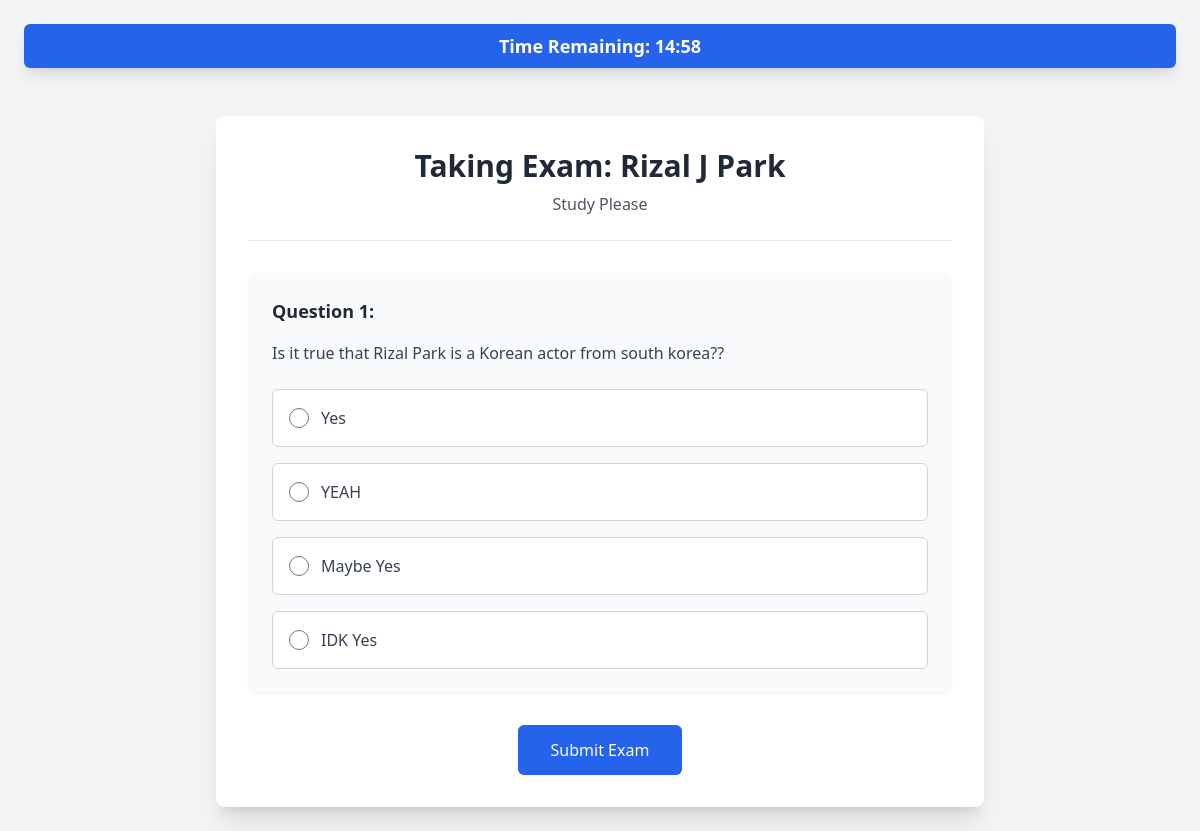
The app's page /student/take_exam.php?exam_id=15 (signed in) with its own data.
### tables this page shows
CREATE TABLE `exams` (
  `id` int(11) NOT NULL,
  `title` varchar(100) NOT NULL,
  `description` text DEFAULT NULL,
  `duration_minutes` int(11) NOT NULL,
  `due_date` date DEFAULT NULL,
  `created_by` int(11) DEFAULT NULL,
  `created_at` timestamp NOT NULL DEFAULT current_timestamp()
);

CREATE TABLE `questions` (
  `id` int(11) NOT NULL,
  `exam_id` int(11) NOT NULL,
  `question_text` text NOT NULL,
  `option_a` text NOT NULL,
  `option_b` text NOT NULL,
  `option_c` text NOT NULL,
  `option_d` text NOT NULL,
  `correct_option` enum('A','B','C','D') NOT NULL
);

### student/take_exam.php (the view, shortened to what this page needs)
<?php
$servername = "localhost";
$username = "root";
$password = "";
$dbname = "bsit_exam_system_main";
$conn = new mysqli($servername, $username, $password, $dbname);
$exam_id = $_GET['exam_id'] ?? null;
$exam_sql = "SELECT * FROM exams WHERE id = ?";
$exam_stmt = $conn->prepare($exam_sql);
$exam_stmt->bind_param("i", $exam_id);
$exam_stmt->execute();
$exam_result = $exam_stmt->get_result();
$exam = $exam_result->fetch_assoc();
$questions_sql = "SELECT * FROM questions WHERE exam_id = ? ORDER BY id";
$questions_stmt = $conn->prepare($questions_sql);
$questions_stmt->bind_param("i", $exam_id);
$questions_stmt->execute();
$questions_result = $questions_stmt->get_result();
?>
<!DOCTYPE html>
<html lang="en">
<head>
    <script src="https://cdn.tailwindcss.com"></script>
    <link href="https://cdnjs.cloudflare.com/ajax/libs/font-awesome/6.0.0/css/all.min.css" rel="stylesheet">
</head>
<body class="bg-gray-100 font-sans leading-normal tracking-normal">
    <div class="flex flex-col items-center min-h-screen bg-gray-100 p-4 lg:p-6">
        <div class="timer bg-blue-600 text-white text-base lg:text-lg font-bold py-2 px-4 rounded-md shadow-lg z-10 w-full text-center">
            Time Remaining: <span id="time"><?php echo $exam['duration_minutes']; ?>:00</span>
        </div>
        <div class="exam-container max-w-3xl w-full bg-white rounded-lg shadow-xl p-4 lg:p-8 mt-4 lg:mt-12">
            <div class="exam-header mb-6 lg:mb-8 pb-4 lg:pb-6 border-b border-gray-200 text-center">
                <h1 class="text-2xl lg:text-3xl font-bold text-gray-800 mb-2">Taking Exam: <?php echo htmlspecialchars($exam['title']); ?></h1>
                <p class="text-gray-600 text-sm lg:text-base"><?php echo nl2br(htmlspecialchars($exam['description'])); ?></p>
            </div>
            <form id="examForm" action="submit_exam.php" method="POST">
                <?php
                $question_num = 1;
                while ($question = $questions_result->fetch_assoc()):
                ?>
                <div class="question mb-6 lg:mb-8 p-4 lg:p-6 bg-gray-50 rounded-lg shadow-sm">
                    <h3 class="text-base lg:text-lg font-semibold text-gray-800 mb-3 lg:mb-4">Question <?php echo $question_num; ?>:</h3>
                    <p class="text-gray-700 text-sm lg:text-base mb-4 lg:mb-6"><?php echo nl2br(htmlspecialchars($question['question_text'])); ?></p>
                    <div class="options space-y-3 lg:space-y-4">
                        <div class="option">
                            <label class="flex items-center p-3 lg:p-4 bg-white rounded-md border border-gray-300 cursor-pointer hover:bg-gray-100 transition duration-200">
                                <input type="radio" name="answer[<?php echo $question['id']; ?>]" value="A" required class="form-radio h-4 w-4 lg:h-5 lg:w-5 text-blue-600">
                                <span class="ml-3 text-gray-700 text-sm lg:text-base"><?php echo htmlspecialchars($question['option_a']); ?></span>
                            </label>
                        </div>
                        <div class="option">
                            <label class="flex items-center p-3 lg:p-4 bg-white rounded-md border border-gray-300 cursor-pointer hover:bg-gray-100 transition duration-200">
                                <input type="radio" name="answer[<?php echo $question['id']; ?>]" value="B" required class="form-radio h-4 w-4 lg:h-5 lg:w-5 text-blue-600">
                                <span class="ml-3 text-gray-700 text-sm lg:text-base"><?php echo htmlspecialchars($question['option_b']); ?></span>
                            </label>
                        </div>
                        <div class="option">
                            <label class="flex items-center p-3 lg:p-4 bg-white rounded-md border border-gray-300 cursor-pointer hover:bg-gray-100 transition duration-200">
                                <input type="radio" name="answer[<?php echo $question['id']; ?>]" value="C" required class="form-radio h-4 w-4 lg:h-5 lg:w-5 text-blue-600">
                                <span class="ml-3 text-gray-700 text-sm lg:text-base"><?php echo htmlspecialchars($question['option_c']); ?></span>
                            </label>
                        </div>
                        <div class="option">
                            <label class="flex items-center p-3 lg:p-4 bg-white rounded-md border border-gray-300 cursor-pointer hover:bg-gray-100 transition duration-200">
                                <input type="radio" name="answer[<?php echo $question['id']; ?>]" value="D" required class="form-radio h-4 w-4 lg:h-5 lg:w-5 text-blue-600">
                                <span class="ml-3 text-gray-700 text-sm lg:text-base"><?php echo htmlspecialchars($question['option_d']); ?></span>
                            </label>
                        </div>
                    </div>
                </div>
                <?php
                $question_num++;
                endwhile;
                ?>
                <div class="text-center mt-6 lg:mt-8">
                    <button type="submit" class="inline-flex items-center px-6 lg:px-8 py-2 lg:py-3 border border-transparent text-sm lg:text-base font-medium rounded-md shadow-sm text-white bg-blue-600 hover:bg-blue-700 focus:outline-none focus:ring-2 focus:ring-offset-2 focus:ring-blue-500 transition duration-200">
                        Submit Exam
                    </button>
                </div>
            </form>
        </div>
    </div>
</body>
</html>

### student/take_exam.php (style rules this page uses)
body { font-family: 'Inter', sans-serif; }

### records on screen
exams: title "Rizal J Park", description "Study Please"
questions: question_text "Is it true that Rizal Park is a Korean actor from south korea??", option_a "Yes", option_b "YEAH", option_c "Maybe Yes", option_d "IDK Yes"
